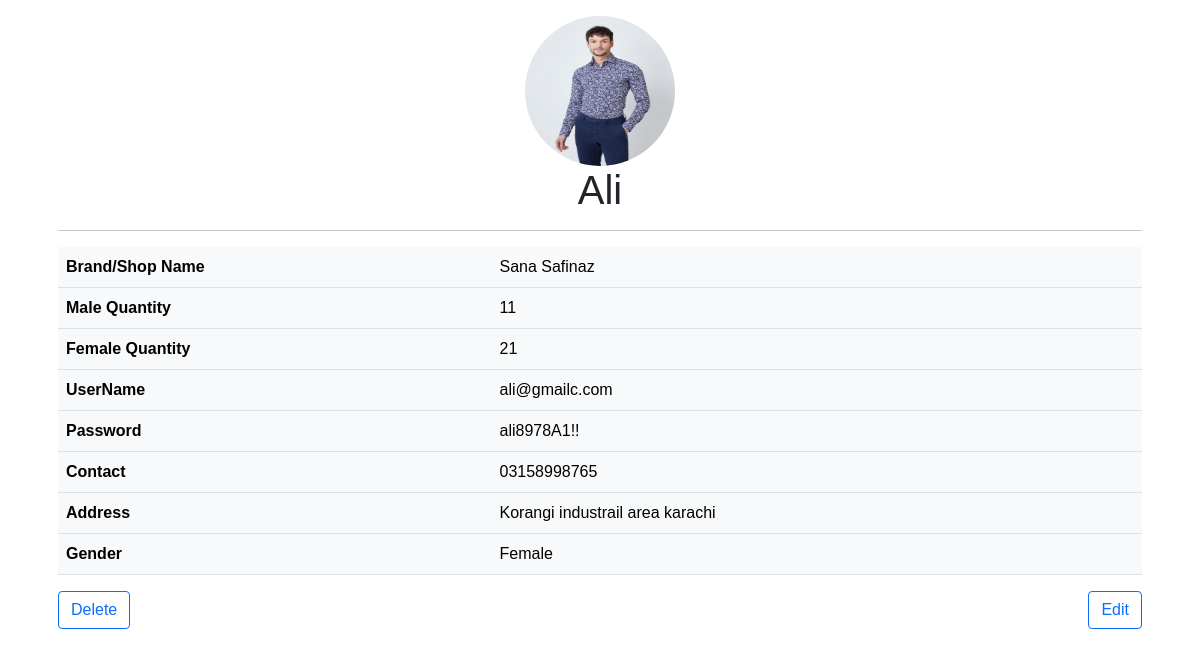
/NGO/dashboard/clothesprofile.php?r=1, run on the app's committed database.
### tables this page shows
CREATE TABLE `clothes` (
  `c_id` int(11) NOT NULL,
  `c_name` varchar(200) NOT NULL,
  `c_brand` varchar(200) NOT NULL,
  `c_mquantity` varchar(200) NOT NULL,
  `c_fquantity` varchar(200) NOT NULL,
  `c_username` varchar(200) NOT NULL,
  `c_password` varchar(200) NOT NULL,
  `c_contact` varchar(200) NOT NULL,
  `c_address` varchar(200) NOT NULL,
  `c_gender` varchar(200) NOT NULL
);

### NGO/dashboard/clothesprofile.php (the view, shortened to what this page needs)
<?php
include 'dbconnect.php';
$id=$_GET['r'];
$query="SELECT * FROM clothes WHERE c_id='".$id."'";
$q=mysqli_query($con,$query);
$row=mysqli_fetch_array($q);
?>
<!DOCTYPE html>
<!DOCTYPE html>
<html lang="en">
<head>
    <link rel="stylesheet" href="../assets/css/bootstrap.min.css">
    <link rel="stylesheet" href="../assets/css/style.css">
    <link rel="stylesheet" href="https://cdnjs.cloudflare.com/ajax/libs/font-awesome/4.7.0/css/font-awesome.min.css">
</head>
<body>
    <div class="container">
        <div class="row">
            <div class="col">
            <div class="modal-body">
            <img src="../assets/img/cloth.jpg" class="rounded mx-auto d-block rounded-circle" style="width: 150px; height: 150px;" alt="...">
        <h1 style="text-align: center;"><?php echo $row['c_name']?></h1>
        <hr>
        <table class="table table-light">
          <tbody>
            <tr>
              <th scope="col">Brand/Shop Name</th>
              <td><?php echo $row['c_brand']?></td>
            </tr>
            <tr>
              <th scope="col">Male Quantity</th>
              <td><?php echo $row['c_mquantity']?></td>
            </tr>
            <tr>
              <th scope="col">Female Quantity</th>
              <td><?php echo $row['c_fquantity']?></td>
            </tr>
            <tr>
              <th scope="col">UserName</th>
              <td><?php echo $row['c_username']?></td>
            </tr>
            <tr>
              <th scope="col">Password</th>
              <td><?php echo $row['c_password']?></td>
            </tr>
            <tr>
              <th scope="col">Contact</th>
              <td><?php echo $row['c_contact']?></td>
            </tr>
            <tr>
              <th scope="col">Address</th>
              <td><?php echo $row['c_address']?></td>
            </tr>
            <tr>
              <th scope="col">Gender</th>
              <td><?php echo $row['c_gender']?></td>
            </tr>
          </tbody>
        </table>
        <a href="clothesdelete.php?r=<?php echo $row['c_id']?>">
        <button class="btn btn-outline-primary">Delete</button>
      </a>
      <a href="clothesedit.php?r=<?php echo $row['c_id']?>">
        <button class="btn btn-outline-primary float-end">Edit</button>
        </a>
      </div>
            </div>
        </div>
    </div>
</body>
</html>

### NGO/assets/css/style.css (style rules this page uses)
* { padding: 0%; margin: 0%; font-family: sans-serif; }
a { text-decoration: none; color: black; cursor: pointer; }

### data on the page
clothes: c_name "Ali", c_brand "Sana Safinaz", c_mquantity "11", c_fquantity "21", c_username "ali@gmailc.com", c_password "ali8978A1!!", c_contact "03158998765", c_address "Korangi industrail area karachi", c_gender "Female"
